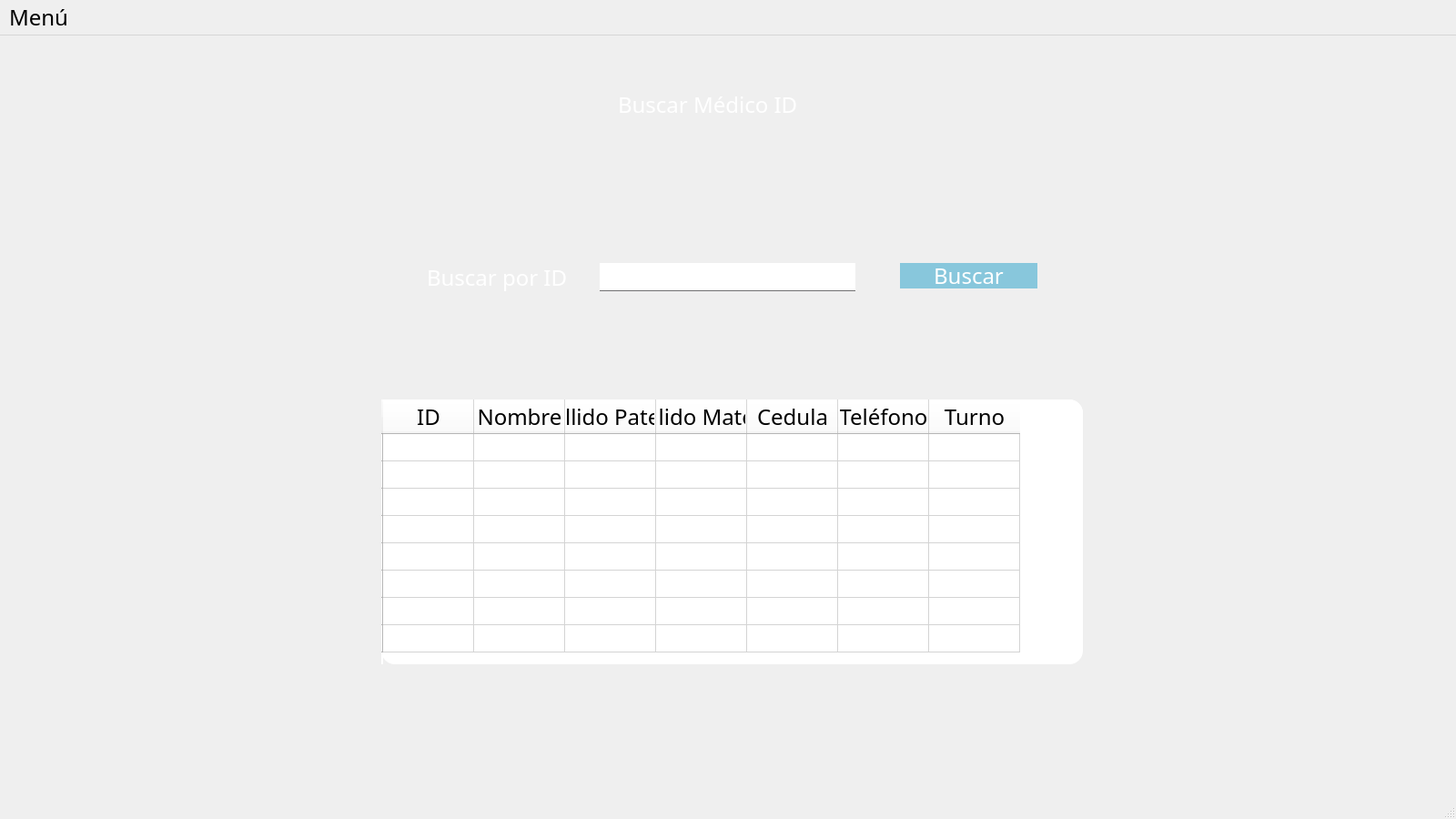
<?xml version="1.0" encoding="UTF-8"?>
<ui version="4.0">
 <class>BuscarMedicoId</class>
 <widget class="QMainWindow" name="BuscarMedicoId">
  <property name="geometry">
   <rect>
    <x>0</x>
    <y>0</y>
    <width>1600</width>
    <height>900</height>
   </rect>
  </property>
  <property name="minimumSize">
   <size>
    <width>1600</width>
    <height>900</height>
   </size>
  </property>
  <property name="maximumSize">
   <size>
    <width>1920</width>
    <height>1080</height>
   </size>
  </property>
  <property name="windowTitle">
   <string>Buscar médico ID</string>
  </property>
  <property name="styleSheet">
   <string notr="true">*{
    font-family:century gothic;
    font-size:24px;
}

QWidget{
    background-image: url(:/prefijoNuevo/paisaje-cultura-sostenibilidad.jpg);
}

QFrame{
    background:rgba(0/0/0/0.8);
    border-radius:15px;
}

QPushButton{
    background:#88c7dc;
    color:white;
    border-radius:15px;
}

QPushButton:hover{
    color:#333;
    border-radius:15px;
    background:#49ebff;
}

QToolButton{
    background:red;
    border-radius:60px;

}

QLabel{
    color:white;
    background:transparent;
}

QLineEdit{
    background:transparent;
    border:none;
    color:#717072;
    border-bottom:1px solid #717072;
}</string>
  </property>
  <widget class="QWidget" name="centralwidget">
   <widget class="QFrame" name="frame">
    <property name="geometry">
     <rect>
      <x>39</x>
      <y>30</y>
      <width>1511</width>
      <height>801</height>
     </rect>
    </property>
    <property name="frameShape">
     <enum>QFrame::StyledPanel</enum>
    </property>
    <property name="frameShadow">
     <enum>QFrame::Raised</enum>
    </property>
    <widget class="QLabel" name="label">
     <property name="geometry">
      <rect>
       <x>640</x>
       <y>30</y>
       <width>221</width>
       <height>31</height>
      </rect>
     </property>
     <property name="text">
      <string>Buscar Médico ID</string>
     </property>
    </widget>
    <widget class="QTableWidget" name="tablaMedicos">
     <property name="geometry">
      <rect>
       <x>380</x>
       <y>370</y>
       <width>771</width>
       <height>291</height>
      </rect>
     </property>
     <property name="styleSheet">
      <string notr="true">color: rgb(0, 0, 0);
font: 11pt &quot;MS Shell Dlg 2&quot;;
background-color: rgb(255, 255, 255);</string>
     </property>
     <row>
      <property name="text">
       <string/>
      </property>
     </row>
     <row>
      <property name="text">
       <string/>
      </property>
     </row>
     <row>
      <property name="text">
       <string/>
      </property>
     </row>
     <row>
      <property name="text">
       <string/>
      </property>
     </row>
     <row>
      <property name="text">
       <string/>
      </property>
     </row>
     <row>
      <property name="text">
       <string/>
      </property>
     </row>
     <row>
      <property name="text">
       <string/>
      </property>
     </row>
     <row>
      <property name="text">
       <string/>
      </property>
     </row>
     <column>
      <property name="text">
       <string>ID</string>
      </property>
     </column>
     <column>
      <property name="text">
       <string>Nombre</string>
      </property>
     </column>
     <column>
      <property name="text">
       <string>Apellido Paterno</string>
      </property>
     </column>
     <column>
      <property name="text">
       <string>Apellido Materno</string>
      </property>
     </column>
     <column>
      <property name="text">
       <string>Cedula</string>
      </property>
     </column>
     <column>
      <property name="text">
       <string>Teléfono</string>
      </property>
     </column>
     <column>
      <property name="text">
       <string>Turno</string>
      </property>
     </column>
    </widget>
    <widget class="QLabel" name="label_2">
     <property name="geometry">
      <rect>
       <x>430</x>
       <y>220</y>
       <width>161</width>
       <height>31</height>
      </rect>
     </property>
     <property name="text">
      <string>Buscar por ID</string>
     </property>
    </widget>
    <widget class="QLineEdit" name="inputId">
     <property name="geometry">
      <rect>
       <x>620</x>
       <y>220</y>
       <width>281</width>
       <height>31</height>
      </rect>
     </property>
     <property name="styleSheet">
      <string notr="true">background-color: rgb(255, 255, 255);</string>
     </property>
    </widget>
    <widget class="QPushButton" name="buscarId">
     <property name="geometry">
      <rect>
       <x>950</x>
       <y>220</y>
       <width>151</width>
       <height>28</height>
      </rect>
     </property>
     <property name="text">
      <string>Buscar</string>
     </property>
    </widget>
   </widget>
  </widget>
  <widget class="QMenuBar" name="menubar">
   <property name="geometry">
    <rect>
     <x>0</x>
     <y>0</y>
     <width>1600</width>
     <height>36</height>
    </rect>
   </property>
   <widget class="QMenu" name="menuMen">
    <property name="title">
     <string>Menú</string>
    </property>
    <addaction name="separator"/>
    <addaction name="actionRegresar"/>
   </widget>
   <addaction name="menuMen"/>
  </widget>
  <widget class="QStatusBar" name="statusbar"/>
  <action name="actionRegresar">
   <property name="text">
    <string>Regresar</string>
   </property>
  </action>
 </widget>
 <resources>
  <include location="../Imagenes/Imagen.qrc"/>
 </resources>
 <connections/>
</ui>
